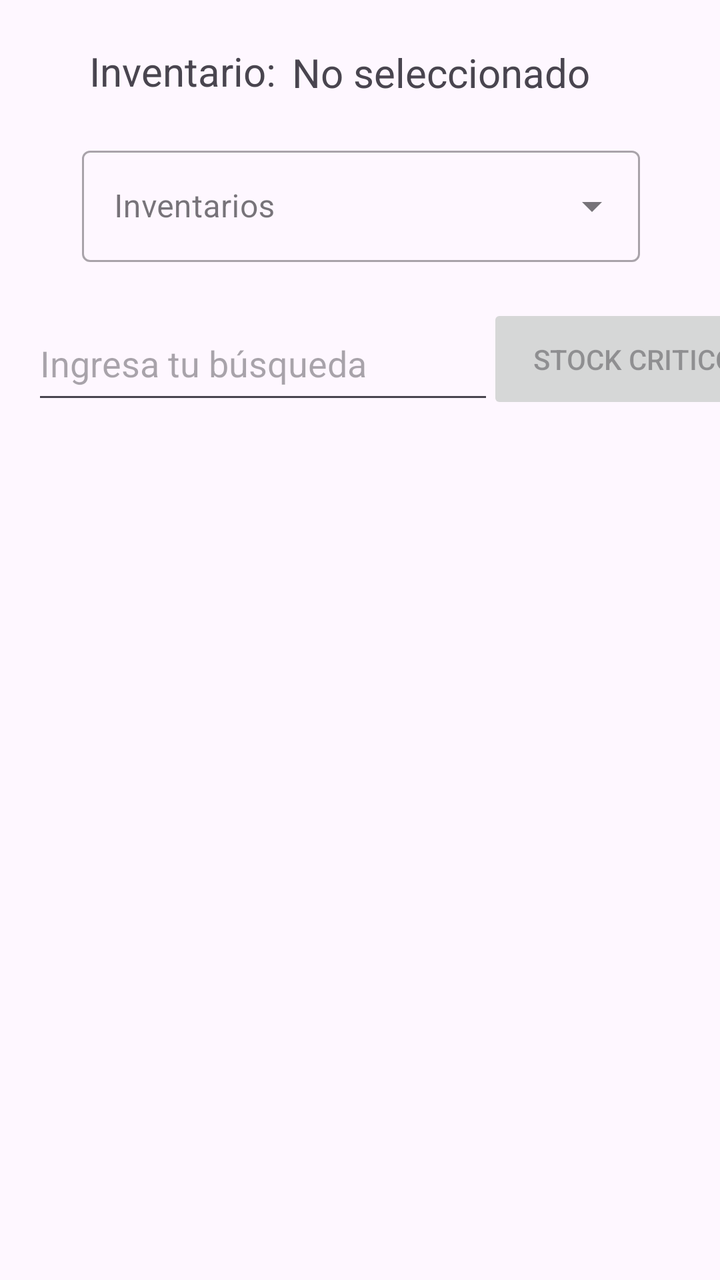
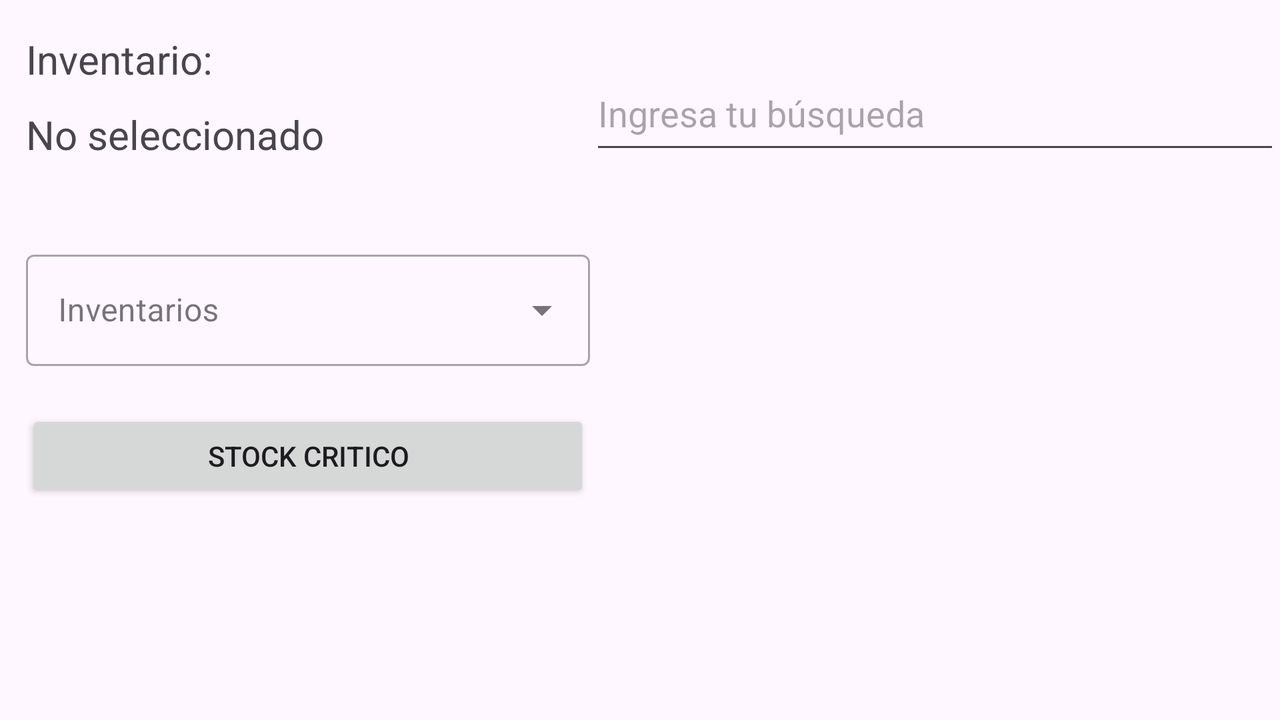

One screen, two layout resources from the same app: the default and the author's alternative for another configuration. Each is rendered where Android would select it; the XML of both is given below.
<!-- AndroidManifest.xml: application theme Theme.inventarioGCAdmin -->
<!-- res/layout/activity_main.xml -->
<?xml version="1.0" encoding="utf-8"?>
<androidx.constraintlayout.widget.ConstraintLayout xmlns:android="http://schemas.android.com/apk/res/android"
    xmlns:app="http://schemas.android.com/apk/res-auto"
    xmlns:tools="http://schemas.android.com/tools"
    android:id="@+id/relativeLayout"
    android:layout_width="match_parent"
    android:layout_height="match_parent">

    <EditText
        android:id="@+id/searchInput"
        android:layout_width="231dp"
        android:layout_height="54dp"
        android:layout_marginStart="14dp"
        android:layout_marginBottom="24dp"
        android:hint="Ingresa tu búsqueda"
        app:layout_constraintBottom_toTopOf="@+id/guideline16"
        app:layout_constraintEnd_toStartOf="@+id/guideline14"
        app:layout_constraintHorizontal_bias="0.222"
        app:layout_constraintStart_toStartOf="parent" />

    <ListView
        android:id="@+id/listView_results"
        android:layout_width="0dp"
        android:layout_height="0dp"
        android:divider="@android:color/darker_gray"
        android:dividerHeight="1dp"
        app:layout_constraintBottom_toBottomOf="parent"
        app:layout_constraintEnd_toEndOf="parent"
        app:layout_constraintStart_toStartOf="parent"
        app:layout_constraintTop_toTopOf="@+id/guideline16" />

    <com.google.android.material.textfield.TextInputLayout
        android:id="@+id/textInputLayout"
        style="@style/Widget.MaterialComponents.TextInputLayout.OutlinedBox.ExposedDropdownMenu"
        android:layout_width="match_parent"
        android:layout_height="wrap_content"
        android:layout_marginStart="41dp"
        android:layout_marginTop="16dp"
        android:layout_marginEnd="40dp"
        app:layout_constraintEnd_toEndOf="parent"
        app:layout_constraintHorizontal_bias="0.0"
        app:layout_constraintStart_toStartOf="parent"
        app:layout_constraintTop_toTopOf="@+id/guideline15">

        <AutoCompleteTextView
            android:id="@+id/inventories"
            android:layout_width="match_parent"
            android:layout_height="match_parent"
            android:layout_weight="1"
            android:hint="Inventarios"
            android:inputType="none" />

        <androidx.constraintlayout.widget.Barrier
            android:layout_width="wrap_content"
            android:layout_height="wrap_content"
            app:barrierDirection="left" />

    </com.google.android.material.textfield.TextInputLayout>

    <TextView
        android:id="@+id/textView6"
        android:layout_width="wrap_content"
        android:layout_height="wrap_content"
        android:layout_marginTop="16dp"
        android:layout_marginEnd="8dp"
        android:text="Inventario:"
        android:textSize="20sp"
        app:layout_constraintBottom_toTopOf="@+id/guideline15"
        app:layout_constraintEnd_toStartOf="@+id/guideline17"
        app:layout_constraintTop_toTopOf="parent"
        app:layout_constraintVertical_bias="0.545" />

    <TextView
        android:id="@+id/invText"
        android:layout_width="251dp"
        android:layout_height="wrap_content"
        android:layout_marginTop="16dp"
        android:text="No seleccionado"
        android:textSize="20sp"
        app:layout_constraintBottom_toTopOf="@+id/guideline15"
        app:layout_constraintStart_toStartOf="@+id/guideline17"
        app:layout_constraintTop_toTopOf="parent"
        app:layout_constraintVertical_bias="0.6" />

    <Button
        android:id="@+id/lowStock"
        android:layout_width="146dp"
        android:layout_height="55dp"
        android:layout_marginEnd="16dp"
        android:layout_marginBottom="24dp"
        android:enabled="false"
        android:text="Stock critico"
        app:layout_constraintBottom_toTopOf="@+id/guideline16"
        app:layout_constraintEnd_toEndOf="parent"
        app:layout_constraintHorizontal_bias="0.187"
        app:layout_constraintStart_toStartOf="@+id/guideline14" />

    <androidx.constraintlayout.widget.Guideline
        android:id="@+id/guideline14"
        android:layout_width="wrap_content"
        android:layout_height="wrap_content"
        android:orientation="vertical"
        app:layout_constraintGuide_begin="254dp" />

    <androidx.constraintlayout.widget.Guideline
        android:id="@+id/guideline15"
        android:layout_width="wrap_content"
        android:layout_height="wrap_content"
        android:orientation="horizontal"
        app:layout_constraintGuide_begin="54dp" />

    <androidx.constraintlayout.widget.Guideline
        android:id="@+id/guideline16"
        android:layout_width="wrap_content"
        android:layout_height="wrap_content"
        android:orientation="horizontal"
        app:layout_constraintGuide_begin="231dp" />

    <androidx.constraintlayout.widget.Guideline
        android:id="@+id/guideline17"
        android:layout_width="wrap_content"
        android:layout_height="wrap_content"
        android:orientation="vertical"
        app:layout_constraintGuide_begin="146dp" />

</androidx.constraintlayout.widget.ConstraintLayout>
<!-- resources referenced by this layout -->
<resources>
  <style name="Theme.inventarioGCAdmin" parent="Base.Theme.inventarioGCAdmin" />
  <style name="Base.Theme.inventarioGCAdmin" parent="Theme.Material3.DayNight.NoActionBar">
          
          
      </style>
</resources>
<!-- res/layout-land/activity_main.xml (the author's variant of the layout above) -->
<!-- drawn on the phone turned sideways -->
<?xml version="1.0" encoding="utf-8"?>
<androidx.constraintlayout.widget.ConstraintLayout xmlns:android="http://schemas.android.com/apk/res/android"
    xmlns:app="http://schemas.android.com/apk/res-auto"
    xmlns:tools="http://schemas.android.com/tools"
    android:id="@+id/relativeLayout"
    android:layout_width="match_parent"
    android:layout_height="match_parent">

    <EditText
        android:id="@+id/searchInput"
        android:layout_width="0dp"
        android:layout_height="54dp"
        android:layout_marginBottom="24dp"
        android:hint="Ingresa tu búsqueda"
        app:layout_constraintBottom_toTopOf="@+id/guideline15"
        app:layout_constraintEnd_toEndOf="parent"
        app:layout_constraintHorizontal_bias="0.463"
        app:layout_constraintStart_toStartOf="@+id/guideline14" />

    <ListView
        android:id="@+id/listView_results"
        android:layout_width="387dp"
        android:layout_height="288dp"
        android:divider="@android:color/darker_gray"
        android:dividerHeight="1dp"
        app:layout_constraintBottom_toBottomOf="parent"
        app:layout_constraintEnd_toEndOf="parent"
        app:layout_constraintHorizontal_bias="0.432"
        app:layout_constraintStart_toStartOf="@+id/guideline14"
        app:layout_constraintTop_toTopOf="@+id/guideline15"
        app:layout_constraintVertical_bias="0.103" />

    <com.google.android.material.textfield.TextInputLayout
        android:id="@+id/textInputLayout"
        style="@style/Widget.MaterialComponents.TextInputLayout.OutlinedBox.ExposedDropdownMenu"
        android:layout_width="0dp"
        android:layout_height="wrap_content"
        android:layout_marginTop="16dp"
        app:layout_constraintEnd_toStartOf="@+id/guideline14"
        app:layout_constraintHorizontal_bias="0.0"
        app:layout_constraintStart_toStartOf="@+id/guideline20"
        app:layout_constraintTop_toTopOf="@+id/guideline15">

        <AutoCompleteTextView
            android:id="@+id/inventories"
            android:layout_width="match_parent"
            android:layout_height="match_parent"
            android:layout_weight="1"
            android:hint="Inventarios"
            android:inputType="none" />

        <androidx.constraintlayout.widget.Barrier
            android:layout_width="wrap_content"
            android:layout_height="wrap_content"
            app:barrierDirection="left" />

    </com.google.android.material.textfield.TextInputLayout>

    <TextView
        android:id="@+id/textView6"
        android:layout_width="wrap_content"
        android:layout_height="wrap_content"
        android:layout_marginTop="16dp"
        android:layout_marginEnd="28dp"
        android:text="Inventario:"
        android:textSize="20sp"
        app:layout_constraintBottom_toTopOf="@+id/guideline15"
        app:layout_constraintEnd_toStartOf="@+id/guideline17"
        app:layout_constraintHorizontal_bias="0.0"
        app:layout_constraintStart_toStartOf="@+id/guideline20"
        app:layout_constraintTop_toTopOf="parent"
        app:layout_constraintVertical_bias="0.0" />

    <TextView
        android:id="@+id/invText"
        android:layout_width="0dp"
        android:layout_height="wrap_content"
        android:layout_marginTop="16dp"
        android:text="No seleccionado"
        android:textSize="20sp"
        app:layout_constraintBottom_toTopOf="@+id/guideline15"
        app:layout_constraintEnd_toStartOf="@+id/guideline14"
        app:layout_constraintStart_toStartOf="@+id/guideline20"
        app:layout_constraintTop_toTopOf="parent"
        app:layout_constraintVertical_bias="0.6" />

    <Button
        android:id="@+id/lowStock"
        android:layout_width="0dp"
        android:layout_height="0dp"
        android:layout_marginBottom="16dp"
        android:text="Stock critico"
        app:layout_constraintBottom_toTopOf="@+id/guideline16"
        app:layout_constraintEnd_toStartOf="@+id/guideline14"
        app:layout_constraintStart_toStartOf="@+id/guideline20"
        app:layout_constraintTop_toTopOf="@+id/guideline19" />

    <androidx.constraintlayout.widget.Guideline
        android:id="@+id/guideline14"
        android:layout_width="wrap_content"
        android:layout_height="wrap_content"
        android:orientation="vertical"
        app:layout_constraintGuide_begin="295dp" />

    <androidx.constraintlayout.widget.Guideline
        android:id="@+id/guideline15"
        android:layout_width="wrap_content"
        android:layout_height="wrap_content"
        android:orientation="horizontal"
        app:layout_constraintGuide_begin="106dp" />

    <androidx.constraintlayout.widget.Guideline
        android:id="@+id/guideline16"
        android:layout_width="wrap_content"
        android:layout_height="wrap_content"
        android:orientation="horizontal"
        app:layout_constraintGuide_begin="267dp" />

    <androidx.constraintlayout.widget.Guideline
        android:id="@+id/guideline17"
        android:layout_width="wrap_content"
        android:layout_height="wrap_content"
        android:orientation="vertical"
        app:layout_constraintGuide_begin="146dp" />

    <androidx.constraintlayout.widget.Guideline
        android:id="@+id/guideline19"
        android:layout_width="wrap_content"
        android:layout_height="wrap_content"
        android:orientation="horizontal"
        app:layout_constraintGuide_begin="205dp" />

    <androidx.constraintlayout.widget.Guideline
        android:id="@+id/guideline20"
        android:layout_width="wrap_content"
        android:layout_height="wrap_content"
        android:orientation="vertical"
        app:layout_constraintGuide_begin="13dp" />

</androidx.constraintlayout.widget.ConstraintLayout>
